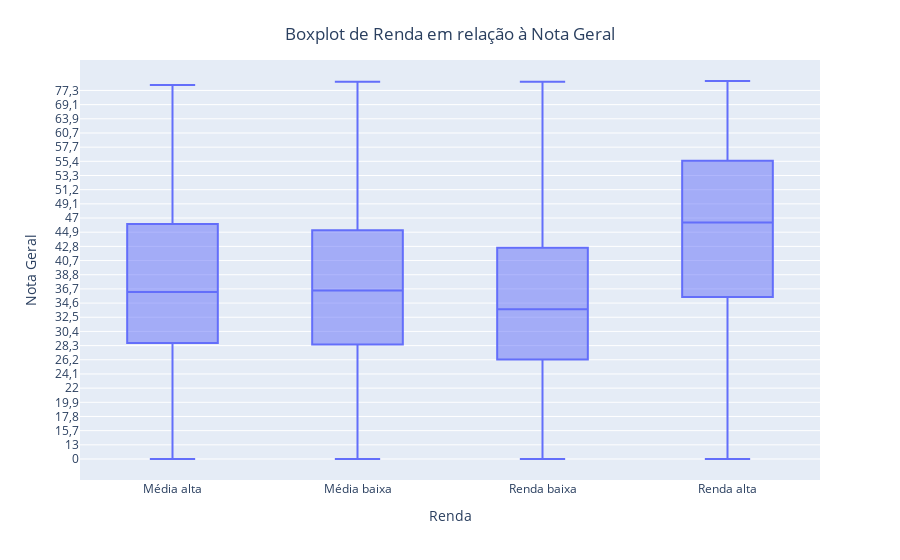

This figure's notebook cell:
### Code cell
categorias = {
    'A': 'Renda baixa',
    'B': 'Média baixa',
    'C': 'Média alta',
    'D': 'Média alta',
    'E': 'Renda alta',
    'F': 'Renda alta',
    'G': 'Renda alta'
}

dados_explorados['Categoria'] = dados_explorados['Renda'].map(categorias)

#ordenando os dados apenas pela nota geral
dados_explorados = dados_explorados.sort_values(by='Nota_geral')

fig = px.box(dados_explorados, x='Categoria', y='Nota_geral', 
             labels={'Categoria': 'Renda', 'Nota_geral': 'Nota Geral'})
fig.update_layout(title='Boxplot de Renda em relação à Nota Geral', title_x=0.5, title_y=0.95)
fig.show()

### Figure 1 — Plotly figure (JSON) as saved in the notebook; plotly's stock layout.template omitted (floating-point values rounded to 4 significant figures; data arrays with more than 128 entries replaced by an {"elided": "..."} marker saying what was removed)
{"data": [{"alignmentgroup": "True", "hovertemplate": "Renda=%{x}<br>Nota Geral=%{y}<extra></extra>", "legendgroup": "", "marker": {"color": "#636efa"}, "name": "", "notched": false, "offsetgroup": "", "orientation": "v", "showlegend": false, "type": "box", "x": {"elided": "3118 str values"}, "x0": " ", "xaxis": "x", "y": {"elided": "3118 str values"}, "y0": " ", "yaxis": "y"}], "layout": {"boxmode": "group", "legend": {"tracegroupgap": 0}, "margin": {"t": 60}, "title": {"text": "Boxplot de Renda em relação à Nota Geral", "x": 0.5, "y": 0.95}, "xaxis": {"anchor": "y", "domain": [0, 1], "title": {"text": "Renda"}}, "yaxis": {"anchor": "x", "domain": [0, 1], "title": {"text": "Nota Geral"}}}}
